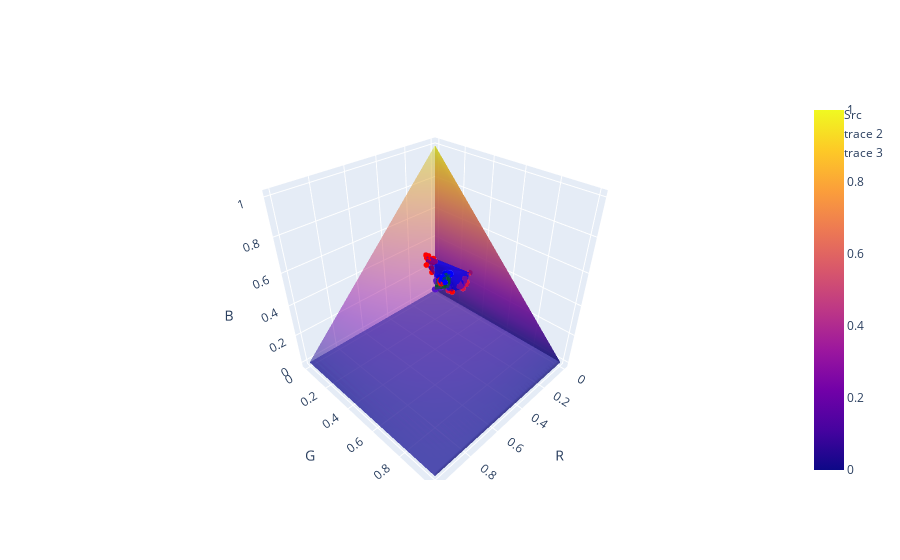

The notebook cell this image was saved under:
### Code cell
R = []
G = []
B = []
R_h = []
G_h = []
B_h = []
for i in range(len(array)):
    R.append(float(rgb[i][0]/255))
    G.append(float(rgb[i][1]/255))
    B.append(float(rgb[i][2]/255))
    R_h.append(float(host[i][0]/255))
    G_h.append(float(host[i][1]/255))
    B_h.append(float(host[i][2]/255))
R = np.array(R)
G = np.array(G)
B = np.array(B)
R_h = np.array(R_h)
G_h = np.array(G_h)
B_h = np.array(B_h)
fig1 = go.Figure(data=[go.Scatter3d(
    x=R,
    y=G,
    z=B,
    mode='markers',
    marker=dict(
        size= 2,
        color='red',                # set color to an array/list of desired values
        colorscale='Viridis',   # choose a colorscale
        opacity= 1
    )
),go.Surface(
    x = [1,0,0],
    y = [0,1,0],
    z = [[0,0,1], [0,0,0],[0,1,0]]
    ,opacity= 0.5),go.Scatter3d(
    x=R_h,
    y=G_h,
    z=B_h,
    mode='markers',
    marker=dict(
        size= 2,
        color='blue',                # set color to an array/list of desired values
        colorscale='Viridis',   # choose a colorscale
        opacity=1
    )), go.Scatter3d(
    x=R_h,
    y=G_h,
    z=B_h,
    mode='markers',
    marker=dict(
        size= 2,
        color='blue',                # set color to an array/list of desired values
        colorscale='Viridis',   # choose a colorscale
        opacity=1
    )
),go.Mesh3d(x=R, 
                        y=G, 
                        z=B, 
                        color="blue", 
                        opacity=.5,
                        alphahull=0),
                       go.Mesh3d(x=R_h, 
                        y=G_h, 
                        z=B_h, 
                        color="green", 
                        opacity=.5,
                        alphahull=0)])
fig = go.Figure(data = fig1.data)
fig['data'][0]['name'] = 'Src'
fig['data'][1]['name'] = 'Destination'
fig.update_scenes(
                      xaxis = dict( title_text='R'),
                      yaxis = dict( title_text='G'),
                      zaxis = dict( title_text='B'),
                )
fig.show()
